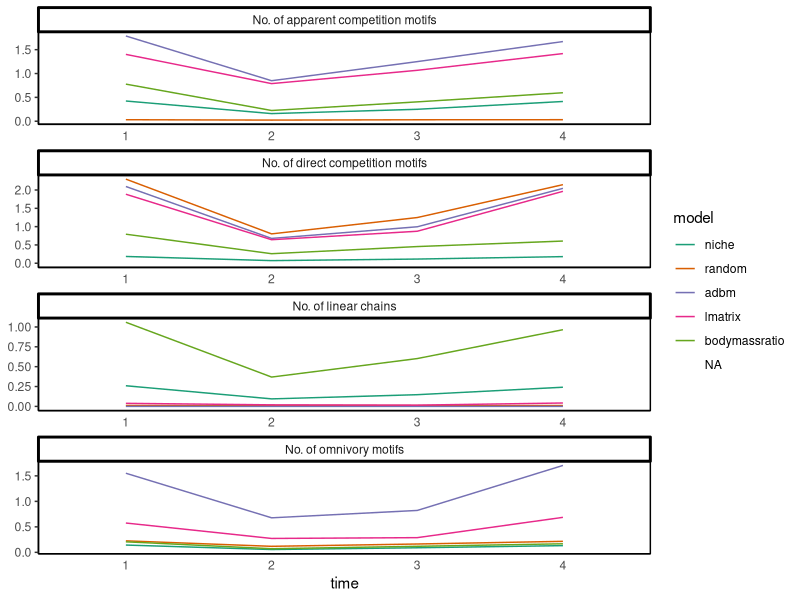
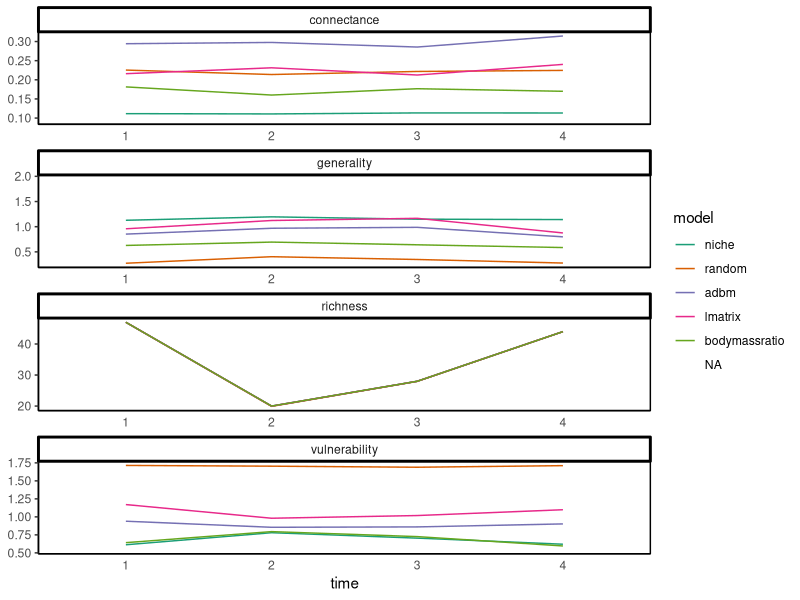

Recreate these plots in R, in order. (Note: this script raises an error after producing the figures.)
# libraries
library(here)
library(patchwork)
library(tidyverse)

# set path to code sub dir
setwd(here("code"))

# import simulated data

df <- read_csv("../data/processed/topology.csv") %>%
  #mutate(across(matches("S[[:digit:]]"), log)) %>%
  select(-c(distance, redundancy, complexity, diameter, n_rep)) %>%
  pivot_longer(
    cols = -c(model, time),
    names_to = "stat",
    values_to = "stat_val") %>%
  # get mean values
  group_by(model, time, stat) %>%
  summarise(mean = mean(stat_val)) %>%
  ungroup() %>%
  # standardise names
  mutate(stat = case_when(stat == "S1" ~ "No. of linear chains",
                          stat == "S2" ~ "No. of omnivory motifs",
                          stat == "S5" ~ "No. of apparent competition motifs",
                          stat == "S4" ~ "No. of direct competition motifs",
                          .default = as.character(stat))) %>%
  mutate(level = case_when(stat %in% c("richness", "connectance", "generality", "vulnerability") ~ "struct",
                           .default = "motif"),
         model = factor(model, ordered = TRUE, 
                        levels = c("niche", "random", "adbm", "lmatrix", "pfim", "bodymassratio")),
         time = str_extract(time, "\\d+"))

struct <- ggplot(df %>% 
                   filter(level == "struct"),
                 aes(x = time,
                     y = mean,
                     colour = model,
                     group = model)) +
  geom_line() +
  facet_wrap(vars(stat),
             scales = 'free',
             ncol = 1) +
  scale_size(guide = 'none') +
  theme_classic() +
  xlab("time") +
  ylab(NULL)  +
  coord_cartesian(clip = "off") +
  scale_colour_brewer(palette = "Dark2") +
  theme(panel.border = element_rect(colour = 'black',
                                    fill = "#ffffff00"),
        axis.ticks.x = element_blank())

motif <- ggplot(df %>% 
                  filter(level == "motif"),
                aes(x = time,
                    y = mean,
                    colour = model,
                    group = model)) +
  geom_line() +
  facet_wrap(vars(stat),
             scales = 'free',
             ncol = 1) +
  scale_size(guide = 'none') +
  theme_classic() +
  xlab("time") +
  ylab(NULL) +
  coord_cartesian(clip = "off") +
  scale_colour_brewer(palette = "Dark2") +
  theme(panel.border = element_rect(colour = 'black',
                                    fill = "#ffffff00"),
        axis.ticks.x = element_blank())

# means abs differences between real and extinction simulations

df <- read_csv("../data/processed/extinction_topology.csv") %>%
  select(-c(r50, rep, distance, redundancy, complexity, diameter, S1, S2, S4, S5, resilience)) %>%
  pivot_longer(
    cols = -c(model, extinction_mechanism, n_rep),
    names_to = "stat",
    values_to = "sim_val") %>%
  full_join(.,
            read_csv("../data/processed/topology.csv") %>%
              filter(time == "G2") %>%
              select(-c(distance, redundancy, complexity, diameter, time, S1, S2, S4, S5)) %>%
              pivot_longer(
                cols = -c(model, n_rep),
                names_to = "stat",
                values_to = "real_val")) %>%
  mutate(diff = real_val - sim_val) %>%
  group_by(model, extinction_mechanism) %>%
  summarise(mean_diff = abs(mean(diff, na.rm = TRUE))) %>%
  mutate(model = factor(model, ordered = TRUE, 
                        levels = c("niche", "random", "adbm", "lmatrix", "pfim", "bodymassratio")))

mean_diff <- ggplot(df,
                    aes(y = extinction_mechanism,
                        x = mean_diff,
                        fill = model)) +
  geom_bar(stat="identity", position=position_dodge()) +
  coord_cartesian(clip = "off") +
  theme_classic() +
  ylab(NULL)  +
  scale_fill_brewer(palette = "Dark2") +
  theme(panel.border = element_rect(colour = 'black',
                                    fill = "#ffffff00"),
        axis.ticks.x = element_blank(),
        legend.position = 'none')

# tss scores

df <- read_csv("../data/processed/extinction_tss.csv") %>%
  group_by(model, extinction_mechanism) %>%
  summarise(mean_tss = mean(tss))

tss <-  ggplot(df,
               aes(y = extinction_mechanism,
                   x = mean_tss,
                   fill = model)) +
  geom_bar(stat="identity", position=position_dodge()) +
  coord_cartesian(clip = "off") +
  ylab(NULL)  +
  theme_classic() +
  scale_fill_brewer(palette = "Dark2") +
  theme(panel.border = element_rect(colour = 'black',
                                    fill = "#ffffff00"),
        axis.ticks.x = element_blank(),
        legend.position = 'none')


(tss + struct) / (mean_diff + motif)  +
  plot_layout(guides = 'collect') +
  plot_annotation(tag_levels = 'A')

ggsave("../figures/dunhill_comp.png",
       width = 7000,
       height = 7500,
       units = "px",
       dpi = 600)

